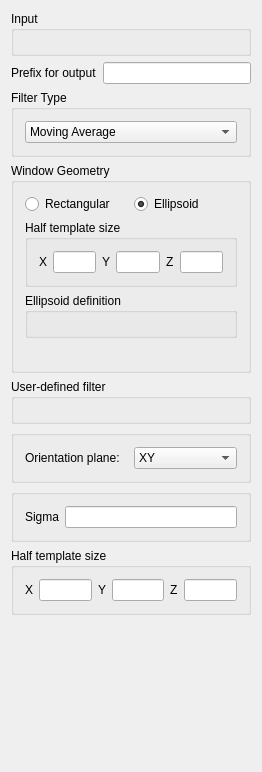
<?xml version="1.0" encoding="UTF-8"?>
<ui version="4.0">
 <class>movingWindows</class>
 <widget class="QWidget" name="movingWindows">
  <property name="AlgorithmCategory" stdset="0">
   <string>Utilities</string>
  </property>
  <property name="AlgorithmDescription" stdset="0">
   <string>Image manipulation</string>
  </property>
  <property name="enabled">
   <bool>true</bool>
  </property>
  <property name="geometry">
   <rect>
    <x>0</x>
    <y>0</y>
    <width>262</width>
    <height>772</height>
   </rect>
  </property>
  <property name="windowTitle">
   <string>Moving Windows</string>
  </property>
  <layout class="QGridLayout">
   <item row="0" column="0">
    <widget class="Q3GroupBox" name="GroupBox3">
     <property name="title">
      <string>Input</string>
     </property>
     <layout class="QVBoxLayout">
      <item>
       <widget class="PropertySelector" name="Input_data"/>
      </item>
     </layout>
    </widget>
   </item>
   <item row="1" column="0">
    <layout class="QHBoxLayout">
     <item>
      <widget class="QLabel" name="textLabel1_3">
       <property name="text">
        <string>Prefix for output</string>
       </property>
       <property name="wordWrap">
        <bool>false</bool>
       </property>
      </widget>
     </item>
     <item>
      <widget class="QLineEdit" name="prefix_out"/>
     </item>
    </layout>
   </item>
   <item row="2" column="0">
    <widget class="GsTLGroupBox" name="gsTLGroupBox9">
     <property name="title">
      <string>Filter Type</string>
     </property>
     <layout class="QVBoxLayout">
      <item>
       <widget class="QComboBox" name="filter_type">
        <item>
         <property name="text">
          <string>Moving Average</string>
         </property>
        </item>
        <item>
         <property name="text">
          <string>Moving Variance</string>
         </property>
        </item>
        <item>
         <property name="text">
          <string>Gaussian low pass</string>
         </property>
        </item>
        <item>
         <property name="text">
          <string>User defined</string>
         </property>
        </item>
        <item>
         <property name="text">
          <string>Sobel</string>
         </property>
        </item>
        <item>
         <property name="text">
          <string>Default Filtersim filters</string>
         </property>
        </item>
       </widget>
      </item>
     </layout>
    </widget>
   </item>
   <item row="3" column="0">
    <widget class="GsTLGroupBox" name="gsTLGroupBox">
     <property name="title">
      <string>Window Geometry</string>
     </property>
     <property name="keyword" stdset="0">
      <string>Moving Average;Moving Variance;Gaussian low pass</string>
     </property>
     <layout class="QGridLayout">
      <item row="0" column="0">
       <layout class="QHBoxLayout">
        <item>
         <widget class="QRadioButton" name="is_neigh_rect">
          <property name="text">
           <string>Rectangular</string>
          </property>
         </widget>
        </item>
        <item>
         <widget class="QRadioButton" name="is_neigh_ellipsoid">
          <property name="text">
           <string>Ellipsoid</string>
          </property>
          <property name="checked">
           <bool>true</bool>
          </property>
         </widget>
        </item>
       </layout>
      </item>
      <item row="1" column="0">
       <widget class="GsTLGroupBox" name="box_rect_size">
        <property name="title">
         <string>Half template size</string>
        </property>
        <property name="keyword" stdset="0">
         <string>Abracadabra</string>
        </property>
        <property name="displayed" stdset="0">
         <bool>false</bool>
        </property>
        <layout class="QHBoxLayout">
         <item>
          <layout class="QHBoxLayout">
           <item>
            <widget class="QLabel" name="textLabel1">
             <property name="text">
              <string>X</string>
             </property>
             <property name="wordWrap">
              <bool>false</bool>
             </property>
            </widget>
           </item>
           <item>
            <widget class="QLineEdit" name="size_x"/>
           </item>
          </layout>
         </item>
         <item>
          <layout class="QHBoxLayout">
           <item>
            <widget class="QLabel" name="textLabel1_4">
             <property name="text">
              <string>Y</string>
             </property>
             <property name="wordWrap">
              <bool>false</bool>
             </property>
            </widget>
           </item>
           <item>
            <widget class="QLineEdit" name="size_y"/>
           </item>
          </layout>
         </item>
         <item>
          <layout class="QHBoxLayout">
           <item>
            <widget class="QLabel" name="textLabel1_2">
             <property name="text">
              <string>Z</string>
             </property>
             <property name="wordWrap">
              <bool>false</bool>
             </property>
            </widget>
           </item>
           <item>
            <widget class="QLineEdit" name="size_z"/>
           </item>
          </layout>
         </item>
        </layout>
       </widget>
      </item>
      <item row="2" column="0">
       <widget class="GsTLGroupBox" name="box_ellip_size">
        <property name="title">
         <string>Ellipsoid definition</string>
        </property>
        <property name="keyword" stdset="0">
         <string>Abracadabra</string>
        </property>
        <layout class="QVBoxLayout">
         <item>
          <widget class="EllipsoidInput" name="neigh_ellipsoid"/>
         </item>
        </layout>
       </widget>
      </item>
      <item row="3" column="0">
       <spacer name="spacer3">
        <property name="orientation">
         <enum>Qt::Vertical</enum>
        </property>
        <property name="sizeType">
         <enum>QSizePolicy::Expanding</enum>
        </property>
        <property name="sizeHint" stdset="0">
         <size>
          <width>20</width>
          <height>21</height>
         </size>
        </property>
       </spacer>
      </item>
     </layout>
    </widget>
   </item>
   <item row="4" column="0">
    <widget class="GsTLGroupBox" name="box_filename">
     <property name="title">
      <string>User-defined filter</string>
     </property>
     <property name="keyword" stdset="0">
      <string>User defined</string>
     </property>
     <property name="displayed" stdset="0">
      <bool>false</bool>
     </property>
     <layout class="QVBoxLayout">
      <item>
       <widget class="FileChooser" name="filter_filename"/>
      </item>
     </layout>
    </widget>
   </item>
   <item row="5" column="0">
    <widget class="GsTLGroupBox" name="box_Sobel">
     <property name="title">
      <string/>
     </property>
     <property name="keyword" stdset="0">
      <string>Sobel</string>
     </property>
     <property name="displayed" stdset="0">
      <bool>false</bool>
     </property>
     <layout class="QGridLayout">
      <item row="0" column="0">
       <layout class="QHBoxLayout">
        <item>
         <widget class="QLabel" name="textLabel1_5">
          <property name="text">
           <string>Orientation plane:</string>
          </property>
          <property name="wordWrap">
           <bool>false</bool>
          </property>
         </widget>
        </item>
        <item>
         <widget class="QComboBox" name="Sobel_orientation">
          <item>
           <property name="text">
            <string>XY</string>
           </property>
          </item>
          <item>
           <property name="text">
            <string>XZ</string>
           </property>
          </item>
          <item>
           <property name="text">
            <string>YZ</string>
           </property>
          </item>
         </widget>
        </item>
       </layout>
      </item>
     </layout>
    </widget>
   </item>
   <item row="6" column="0">
    <widget class="GsTLGroupBox" name="box_sigma">
     <property name="title">
      <string/>
     </property>
     <property name="keyword" stdset="0">
      <string>Gaussian low pass</string>
     </property>
     <property name="displayed" stdset="0">
      <bool>false</bool>
     </property>
     <layout class="QVBoxLayout">
      <item>
       <layout class="QHBoxLayout">
        <item>
         <widget class="QLabel" name="textLabel1_3_2">
          <property name="text">
           <string>Sigma</string>
          </property>
          <property name="wordWrap">
           <bool>false</bool>
          </property>
         </widget>
        </item>
        <item>
         <widget class="QLineEdit" name="sigma"/>
        </item>
       </layout>
      </item>
     </layout>
    </widget>
   </item>
   <item row="7" column="0">
    <widget class="GsTLGroupBox" name="box_Filtersim_def">
     <property name="title">
      <string>Half template size</string>
     </property>
     <property name="keyword" stdset="0">
      <string>Default Filtersim filters</string>
     </property>
     <property name="displayed" stdset="0">
      <bool>false</bool>
     </property>
     <layout class="QHBoxLayout">
      <item>
       <layout class="QHBoxLayout">
        <item>
         <widget class="QLabel" name="textLabel1_5_2">
          <property name="text">
           <string>X</string>
          </property>
          <property name="wordWrap">
           <bool>false</bool>
          </property>
         </widget>
        </item>
        <item>
         <widget class="QLineEdit" name="Filtsim_def_size_x"/>
        </item>
       </layout>
      </item>
      <item>
       <layout class="QHBoxLayout">
        <item>
         <widget class="QLabel" name="textLabel1_4_2_2">
          <property name="text">
           <string>Y</string>
          </property>
          <property name="wordWrap">
           <bool>false</bool>
          </property>
         </widget>
        </item>
        <item>
         <widget class="QLineEdit" name="Filtsim_def_size_y"/>
        </item>
       </layout>
      </item>
      <item>
       <layout class="QHBoxLayout">
        <item>
         <widget class="QLabel" name="textLabel1_2_2_2">
          <property name="text">
           <string>Z</string>
          </property>
          <property name="wordWrap">
           <bool>false</bool>
          </property>
         </widget>
        </item>
        <item>
         <widget class="QLineEdit" name="Filtsim_def_size_z"/>
        </item>
       </layout>
      </item>
     </layout>
    </widget>
   </item>
   <item row="8" column="0">
    <spacer name="spacer2">
     <property name="orientation">
      <enum>Qt::Vertical</enum>
     </property>
     <property name="sizeType">
      <enum>QSizePolicy::Expanding</enum>
     </property>
     <property name="sizeHint" stdset="0">
      <size>
       <width>20</width>
       <height>50</height>
      </size>
     </property>
    </spacer>
   </item>
  </layout>
 </widget>
 <layoutdefault spacing="6" margin="11"/>
 <pixmapfunction>qPixmapFromMimeSource</pixmapfunction>
 <customwidgets>
  <customwidget>
   <class>PropertySelector</class>
   <extends>QWidget</extends>
   <header>GsTLAppli/extra/qtplugins/selectors.h</header>
  </customwidget>
  <customwidget>
   <class>FileChooser</class>
   <extends>QWidget</extends>
   <header>GsTLAppli/extra/qtplugins/filechooser.h</header>
  </customwidget>
  <customwidget>
   <class>GsTLGroupBox</class>
   <extends>QGroupBox</extends>
   <header>GsTLAppli/extra/qtplugins/selectors.h</header>
  </customwidget>
  <customwidget>
   <class>EllipsoidInput</class>
   <extends>QWidget</extends>
   <header>GsTLAppli/extra/qtplugins/ellipsoid_input.h</header>
  </customwidget>
  <customwidget>
   <class>Q3GroupBox</class>
   <extends>QGroupBox</extends>
   <header>Qt3Support/Q3GroupBox</header>
   <container>1</container>
  </customwidget>
 </customwidgets>
 <includes>
  <include location="local">propertyselector.h</include>
  <include location="local">gstlgroupbox.h</include>
  <include location="local">gstlgroupbox.h</include>
  <include location="local">gstlgroupbox.h</include>
  <include location="local">gstlgroupbox.h</include>
  <include location="local">ellipsoidinput.h</include>
  <include location="local">gstl_table.h</include>
  <include location="local">gstl_table.h</include>
  <include location="local">gstlgroupbox.h</include>
  <include location="local">filechooser.h</include>
  <include location="local">gstlgroupbox.h</include>
  <include location="local">gstlgroupbox.h</include>
  <include location="local">gstlgroupbox.h</include>
 </includes>
 <resources/>
 <connections>
  <connection>
   <sender>filter_type</sender>
   <signal>activated(QString)</signal>
   <receiver>box_filename</receiver>
   <slot>setShown(QString)</slot>
   <hints>
    <hint type="sourcelabel">
     <x>20</x>
     <y>20</y>
    </hint>
    <hint type="destinationlabel">
     <x>20</x>
     <y>20</y>
    </hint>
   </hints>
  </connection>
  <connection>
   <sender>filter_type</sender>
   <signal>activated(QString)</signal>
   <receiver>box_Sobel</receiver>
   <slot>setShown(QString)</slot>
   <hints>
    <hint type="sourcelabel">
     <x>20</x>
     <y>20</y>
    </hint>
    <hint type="destinationlabel">
     <x>20</x>
     <y>20</y>
    </hint>
   </hints>
  </connection>
  <connection>
   <sender>filter_type</sender>
   <signal>activated(QString)</signal>
   <receiver>box_rect_size</receiver>
   <slot>setHidden(QString)</slot>
   <hints>
    <hint type="sourcelabel">
     <x>20</x>
     <y>20</y>
    </hint>
    <hint type="destinationlabel">
     <x>20</x>
     <y>20</y>
    </hint>
   </hints>
  </connection>
  <connection>
   <sender>is_neigh_ellipsoid</sender>
   <signal>clicked()</signal>
   <receiver>is_neigh_rect</receiver>
   <slot>toggle()</slot>
   <hints>
    <hint type="sourcelabel">
     <x>20</x>
     <y>20</y>
    </hint>
    <hint type="destinationlabel">
     <x>20</x>
     <y>20</y>
    </hint>
   </hints>
  </connection>
  <connection>
   <sender>is_neigh_rect</sender>
   <signal>clicked()</signal>
   <receiver>is_neigh_ellipsoid</receiver>
   <slot>toggle()</slot>
   <hints>
    <hint type="sourcelabel">
     <x>20</x>
     <y>20</y>
    </hint>
    <hint type="destinationlabel">
     <x>20</x>
     <y>20</y>
    </hint>
   </hints>
  </connection>
  <connection>
   <sender>filter_type</sender>
   <signal>activated(QString)</signal>
   <receiver>box_sigma</receiver>
   <slot>setShown(QString)</slot>
   <hints>
    <hint type="sourcelabel">
     <x>20</x>
     <y>20</y>
    </hint>
    <hint type="destinationlabel">
     <x>20</x>
     <y>20</y>
    </hint>
   </hints>
  </connection>
  <connection>
   <sender>is_neigh_rect</sender>
   <signal>toggled(bool)</signal>
   <receiver>box_rect_size</receiver>
   <slot>setShown(bool)</slot>
   <hints>
    <hint type="sourcelabel">
     <x>20</x>
     <y>20</y>
    </hint>
    <hint type="destinationlabel">
     <x>20</x>
     <y>20</y>
    </hint>
   </hints>
  </connection>
  <connection>
   <sender>is_neigh_ellipsoid</sender>
   <signal>toggled(bool)</signal>
   <receiver>box_ellip_size</receiver>
   <slot>setShown(bool)</slot>
   <hints>
    <hint type="sourcelabel">
     <x>20</x>
     <y>20</y>
    </hint>
    <hint type="destinationlabel">
     <x>20</x>
     <y>20</y>
    </hint>
   </hints>
  </connection>
  <connection>
   <sender>filter_type</sender>
   <signal>activated(QString)</signal>
   <receiver>gsTLGroupBox</receiver>
   <slot>setShown(QString)</slot>
   <hints>
    <hint type="sourcelabel">
     <x>20</x>
     <y>20</y>
    </hint>
    <hint type="destinationlabel">
     <x>20</x>
     <y>20</y>
    </hint>
   </hints>
  </connection>
  <connection>
   <sender>filter_type</sender>
   <signal>activated(QString)</signal>
   <receiver>box_Filtersim_def</receiver>
   <slot>setShown(QString)</slot>
   <hints>
    <hint type="sourcelabel">
     <x>20</x>
     <y>20</y>
    </hint>
    <hint type="destinationlabel">
     <x>20</x>
     <y>20</y>
    </hint>
   </hints>
  </connection>
 </connections>
</ui>
